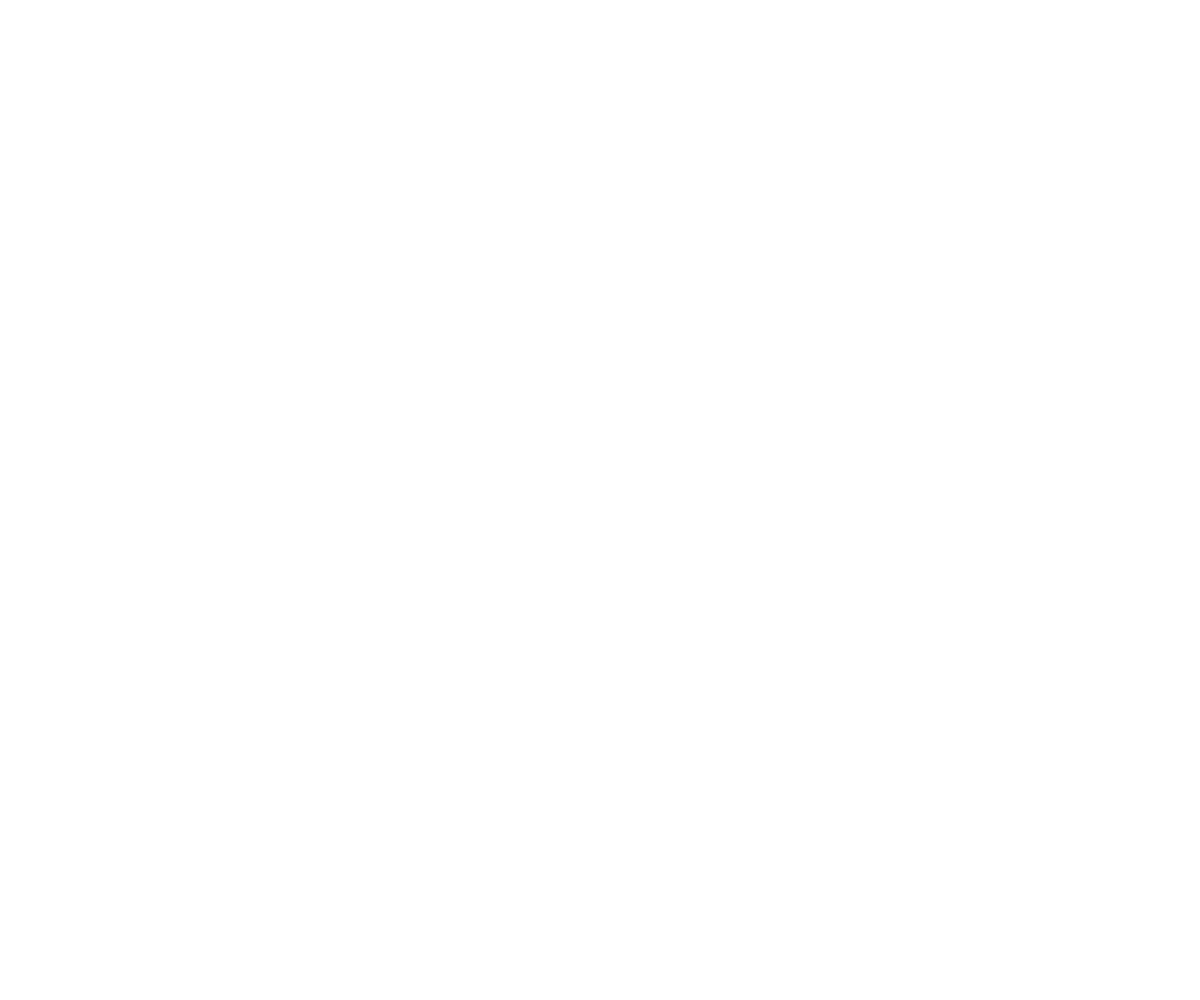
Frame 1 (no input)
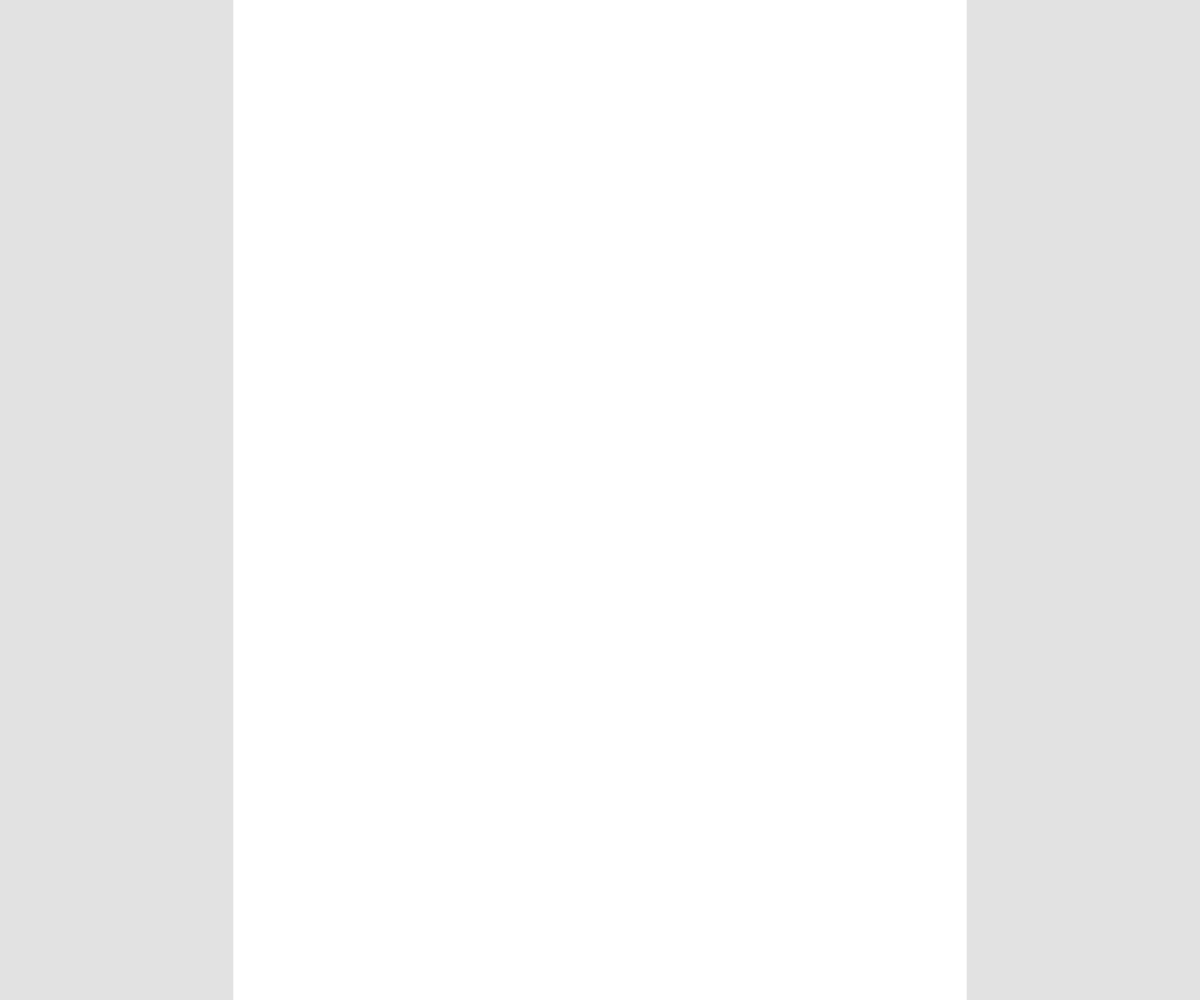
Frame 60 (no input)
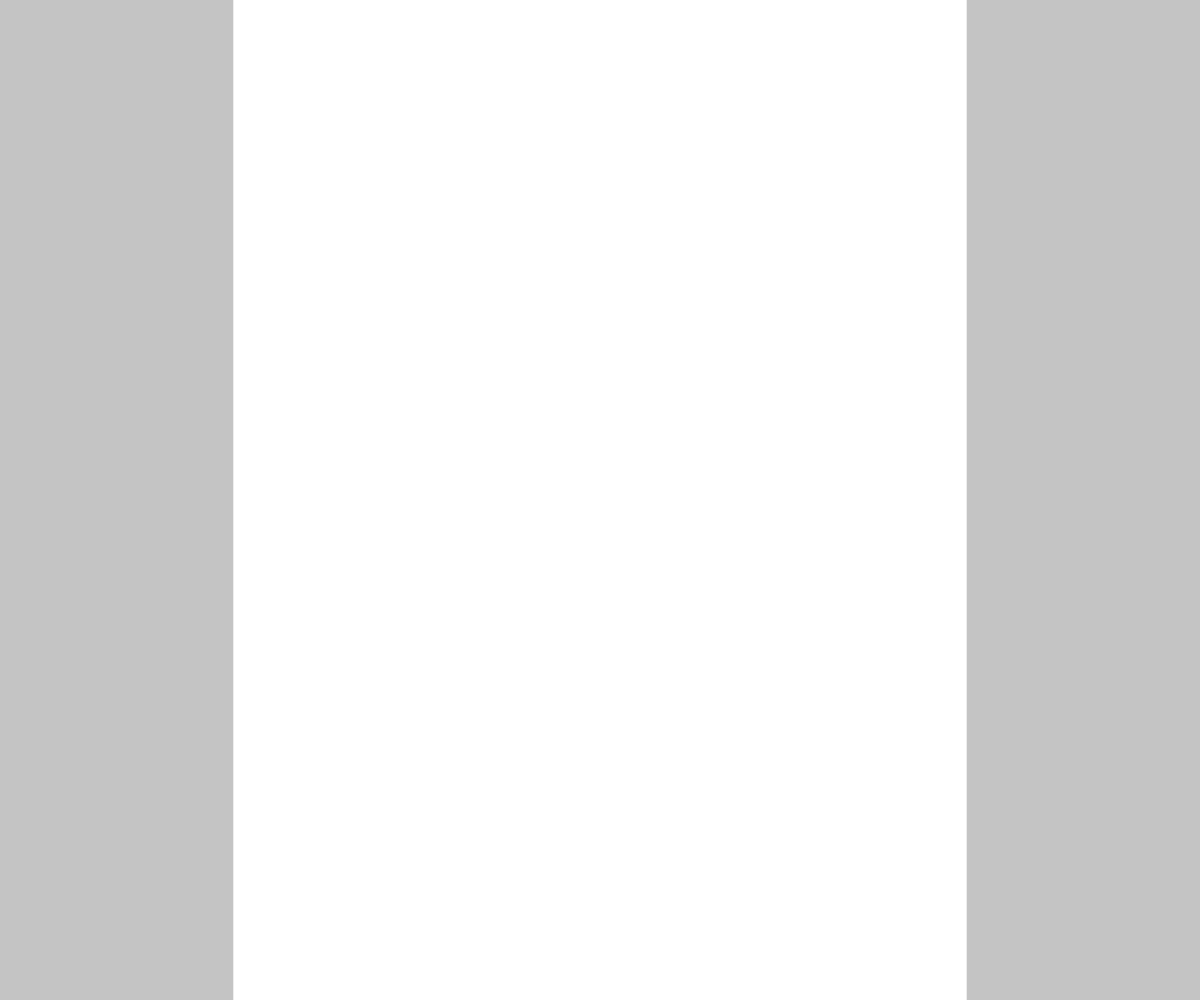
Frame 120 (the mouse pressed at the canvas centre since frame 60)

The p5.js sketch that drew these frames (run headless with seeded random() and noise() and a simulated clock; from frame 60 on, the mouse is pressed at the canvas centre):

// p5.js sketch
// ── sketch.js
let x1, x2;
let xspeed1, xspeed2;
let speed = 5;
let low = 0;
let high = 255;
let a = low;
let aspeed = 0.5;
let bg = high;
let m = 120;

function setup() {
  createCanvas(windowWidth, windowHeight);
  noStroke();
  noCursor();
  randomSeed(0);
  reset();
}

function reset() {
  console.log("RESET");
  a = low;
  x1 = width * random(0.1, 0.5);
  x2 = width - x1;
  xspeed1 = random(-speed, speed); //random(1) > 0.5 ? -speed : speed;
  // Go the opposite way
  xspeed2 = random(-speed, speed); //xspeed1 > 0 ? -speed : speed;
}

function draw() {
  background(bg);
  // Is the background white or black?
  // Make it the oppposite color
  fill(bg > low ? low : high, a);
  rect(0, 0, x1, height);
  rect(x2, 0, width - x2, height);
  a += aspeed;
  // If fully faded in
  if (a > high + m || a < low - m) {
    x1 += xspeed1;
    x2 += xspeed2;
    if ((x1 > width || x1 < 0) && (x2 > width || x2 < 0)) {
      if (x1 > width || x2 < 0) {
        // If the background was white, make it black
        bg = bg > low ? low : high;
        console.log(bg);
      }
      reset();
    }
  }
}
